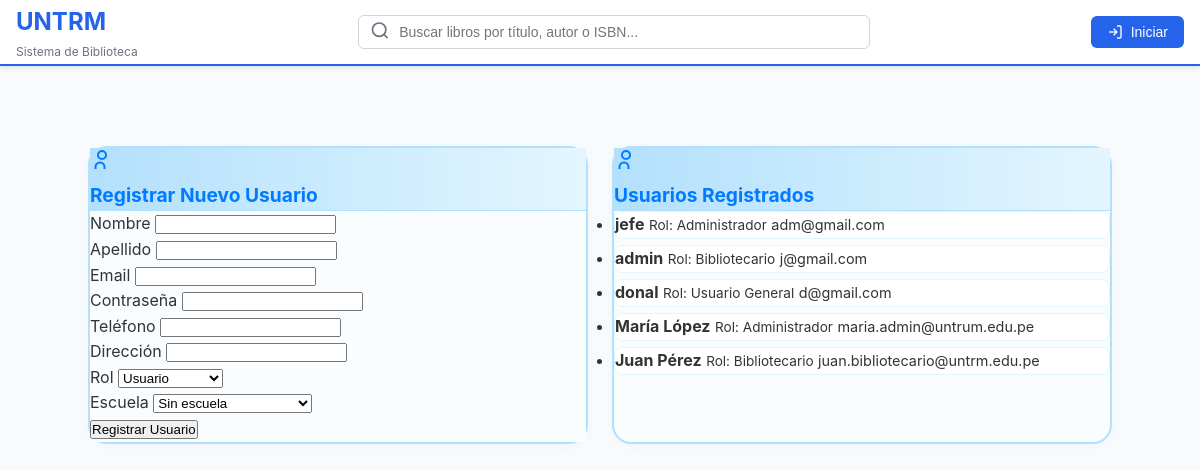
Page /gestion_usuarios.php on the committed database.
### tables this page shows
CREATE TABLE `usuarios` (
  `id` int(11) NOT NULL,
  `nombre_completo` varchar(100) NOT NULL,
  `correo` varchar(100) NOT NULL,
  `contraseña` varchar(255) NOT NULL,
  `tipo_documento` varchar(20) NOT NULL,
  `num_documento` varchar(20) NOT NULL,
  `rol_id` int(11) NOT NULL,
  `escuela_id` int(11) NOT NULL,
  `fecha_registro` datetime DEFAULT current_timestamp()
);

CREATE TABLE `roles` (
  `id` int(11) NOT NULL,
  `nombre` varchar(50) NOT NULL
);

### controllers/Controladorusuario.php (called while the page is built, shortened)
<?php
require_once __DIR__ . '/../models/Usuario.php';
$usuarioModel = new Usuario();
$usuarios = $usuarioModel->listarUsuarios();
include __DIR__ . '/../views/admin/registrar_usuario.php';

### gestion_usuarios.php (called while the page is built)
<?php
require_once __DIR__ . '/controllers/Controladorusuario.php';
?>

### models/Usuario.php (called while the page is built, shortened)
<?php
class Usuario {
    private $db;
    public function __construct() {
        $this->db = new Conexion();
    }
    public function listarUsuarios() {
        $conn = $this->db->getConexion();
        $sql = "SELECT u.id, u.nombre_completo, u.correo, r.nombre AS nombre_rol, e.nombre AS nombre_escuela FROM usuarios u LEFT JOIN roles r ON u.rol_id = r.id LEFT JOIN escuelas e ON u.escuela_id = e.id ORDER BY u.id DESC";
        $result = $conn->query($sql);
        $usuarios = [];
        if ($result) {
            while ($row = $result->fetch_assoc()) {
                $usuarios[] = $row;
            }
        }
        return $usuarios;
    }
}
?>

### views/admin/registrar_usuario.php (the view, shortened to what this page needs)
<?php
include_once dirname(__DIR__, 2) . '/views/layout/Encabezado.php';
echo '<link rel="stylesheet" href="/untrm/assets/css/gestion_usuarios.css">';
?>
<div class="container mt-4">
    <div class="gestion-usuarios-wrapper">
        <div class="gestion-usuarios-box">
            <div class="card shadow border-0 mb-0">
                <div class="card-header bg-gradient-primary text-white d-flex align-items-center" style="background: linear-gradient(90deg, #007bff 0%, #0056b3 100%);">
                    <svg width="24" height="24" fill="none" stroke="currentColor" stroke-width="2" class="me-2">
                        <circle cx="12" cy="7" r="4"></circle>
                        <path d="M5.5 21v-2a4.5 4.5 0 0 1 9 0v2"></path>
                    </svg>
                    <h3 class="mb-0" style="font-size:1.2rem;">Registrar Nuevo Usuario</h3>
                </div>
                <div class="card-body bg-light">
                    <form method="POST" action="/untrm/gestion_usuarios.php">
                        <div class="row">
                            <div class="col-md-6 mb-3">
                                <label class="form-label">Nombre</label>
                                <input type="text" name="nombre" class="form-control" required>
                            </div>
                            <div class="col-md-6 mb-3">
                                <label class="form-label">Apellido</label>
                                <input type="text" name="apellido" class="form-control" required>
                            </div>
                        </div>
                        <div class="row">
                            <div class="col-md-6 mb-3">
                                <label class="form-label">Email</label>
                                <input type="email" name="email" class="form-control" required>
                            </div>
                            <div class="col-md-6 mb-3">
                                <label class="form-label">Contraseña</label>
                                <input type="password" name="password" class="form-control" required>
                            </div>
                        </div>
                        <div class="row">
                            <div class="col-md-6 mb-3">
                                <label class="form-label">Teléfono</label>
                                <input type="text" name="telefono" class="form-control">
                            </div>
                            <div class="col-md-6 mb-3">
                                <label class="form-label">Dirección</label>
                                <input type="text" name="direccion" class="form-control">
                            </div>
                        </div>
                        <div class="row">
                            <div class="col-md-6 mb-3">
                                <label class="form-label">Rol</label>
                                <select name="rol_id" class="form-select" required>
                                    <option value="1">Usuario</option>
                                </select>
                            </div>
                            <div class="col-md-6 mb-3">
                                <label class="form-label">Escuela</label>
                                <select name="escuela_id" class="form-select">
                                    <option value="">Sin escuela</option>
                                </select>
                            </div>
                        </div>
                        <button type="submit" class="btn btn-primary w-100 mt-2">Registrar Usuario</button>
                    </form>
                </div>
            </div>
        </div>
        <div class="gestion-usuarios-box right">
            <div class="card shadow border-0 h-100 mb-0">
                <div class="card-header bg-gradient-success text-white d-flex align-items-center" style="background: linear-gradient(90deg, #28a745 0%, #218838 100%);">
                    <svg width="24" height="24" fill="none" stroke="currentColor" stroke-width="2" class="me-2">
                        <circle cx="12" cy="7" r="4"></circle>
                        <path d="M5.5 21v-2a4.5 4.5 0 0 1 9 0v2"></path>
                    </svg>
                    <h3 class="mb-0" style="font-size:1.2rem;">Usuarios Registrados</h3>
                </div>
                <div class="card-body bg-light p-2">
                    <ul class="list-group list-group-flush">
                        <?php if (!empty($usuarios)): ?>
                            <?php foreach ($usuarios as $usuario): ?>
                                <li class="list-group-item d-flex justify-content-between align-items-center">
                                    <span>
                                        <strong><?php echo htmlspecialchars($usuario['nombre_completo']); ?></strong>
                                        <small class="text-muted d-block" style="font-size:0.85em;">Rol: <?php echo htmlspecialchars($usuario['nombre_rol']); ?></small>
                                    </span>
                                    <?php if (isset($usuario['correo'])): ?>
                                        <span class="badge bg-primary rounded-pill" style="font-size:0.9em;">
                                            <?php echo htmlspecialchars($usuario['correo']); ?>
                                        </span>
                                    <?php endif; ?>
                                </li>
                            <?php endforeach; ?>
                        <?php else: ?>
                            <li class="list-group-item">No hay usuarios registrados.</li>
                        <?php endif; ?>
                    </ul>
                </div>
            </div>
        </div>
    </div>
</div>
<?php include_once dirname(__DIR__, 2) . '/views/layout/Piedepagina.php'; ?>

### assets/css/style.css (style rules this page uses)
* { margin: 0; padding: 0; box-sizing: border-box; }
body { font-family: -apple-system, BlinkMacSystemFont, 'Segoe UI', Roboto, Oxygen, Ubuntu, Cantarell, sans-serif; line-height: 1.6; color: #333; background-color: #f8fafc; }
.container { max-width: 1200px; margin: 0 auto; padding: 0 1rem; }
.mt-4 { margin-top: 1rem; }

### assets/css/gestion_usuarios.css (style rules this page uses)
.gestion-usuarios-wrapper { display: flex; flex-wrap: wrap; justify-content: center; gap: 1.5rem; margin-bottom: 2rem; }
.gestion-usuarios-box { background: #fafdff; border: 2px solid #b3e0fc; border-radius: 1.2rem; box-shadow: 0 2px 8px rgba(179,224,252,0.10); margin: 0; padding: 0; min-width: 340px; max-width: 500px; flex: 1 1 350px; z-index: 2; transition: box-shadow 0.2s, border-color 0.2s; }
.gestion-usuarios-box.right { border-left: 2px solid #b3e0fc; z-index: 1; }
.card-header.bg-gradient-primary, .card-header.bg-gradient-success { background: linear-gradient(90deg, #b3e0fc 0%, #e3f6ff 100%) !important; color: #007bff !important; border-bottom: 1px solid #b3e0fc; }
.card { border: none; border-radius: 1.2rem; }
.card-body.bg-light { background: #fafdff !important; }
.list-group-item { border: 1px solid #e3f6ff; border-radius: 0.5rem; margin-bottom: 0.4rem; background: #fff; transition: box-shadow 0.15s; }

### rows in the picture
usuarios: nombre_completo "jefe", rol.nombre "Administrador", correo "adm@gmail.com"
usuarios: nombre_completo "admin", rol.nombre "Bibliotecario", correo "j@gmail.com"
usuarios: nombre_completo "donal", rol.nombre "Usuario General", correo "d@gmail.com"
usuarios: nombre_completo "María López", rol.nombre "Administrador", correo "maria.admin@untrum.edu.pe"
usuarios: nombre_completo "Juan Pérez", rol.nombre "Bibliotecario", correo "juan.bibliotecario@untrm.edu.pe"
